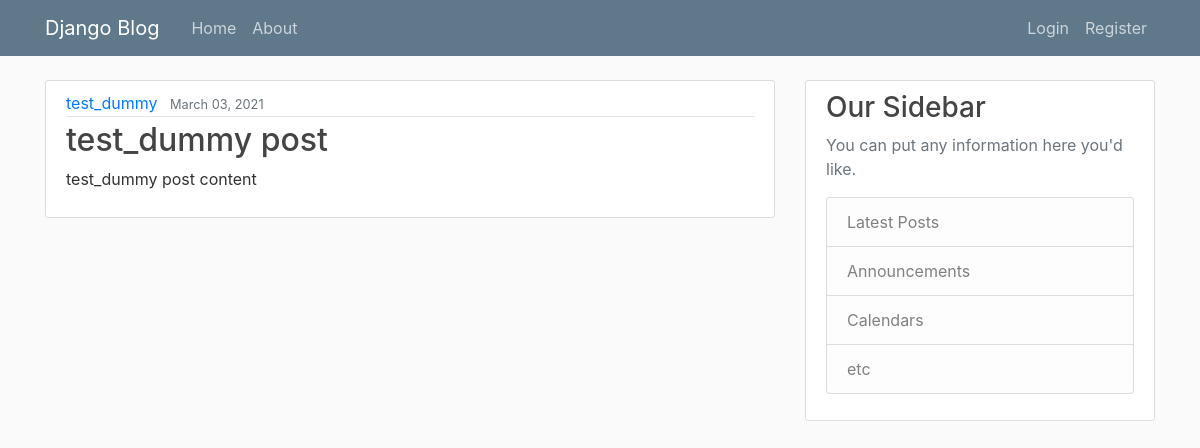
The page / on the database its author committed.
### blog/models.py (models this page shows, shortened)
class Post(models.Model):
  title = models.CharField(max_length=100)
  content = models.TextField()
  date_posted = models.DateTimeField(default=timezone.now)
  author = models.ForeignKey(User, on_delete=models.CASCADE)

### blog/views.py (the view)
# urls.py: path('', PostListView.as_view(), name='blog-home'),
class PostListView(ListView):
  model = Post
  template_name = 'blog/home.html'
  context_object_name = 'posts'
  ordering = ['date_posted']

### blog/templates/blog/home.html
{% extends 'blog/base.html' %}
{% block content %}
    {% for post in posts %}
    <article class="media content-section">
        <div class="media-body">
          <div class="article-metadata">
            <a class="mr-2" href="#">{{ post.author }}</a>
            <small class="text-muted">{{ post.date_posted|date:"F d, Y" }}</small>
          </div>
          <h2><a class="article-title" href="{% url 'post-detail' post.id %}">{{ post.title }}</a></h2>
          <p class="article-content">{{ post.content }}</p>
        </div>
      </article>
    {% endfor %}
{% endblock content %}

### blog/static/blog/main.css (style rules this page uses)
body { background: #fafafa; color: #333333; margin-top: 5rem; }
h1, h2, h3, h4, h5, h6 { color: #444444; }
.content-section { background: #ffffff; padding: 10px 20px; border: 1px solid #dddddd; border-radius: 3px; margin-bottom: 20px; }
.article-title { color: #444444; }
.article-content { white-space: pre-line; }
.article-metadata { padding-bottom: 1px; margin-bottom: 4px; border-bottom: 1px solid #e3e3e3 }

### rows shown on the page
Post: author "test_dummy", date_posted "March 03, 2021", title "test_dummy post", content "test_dummy post content"
